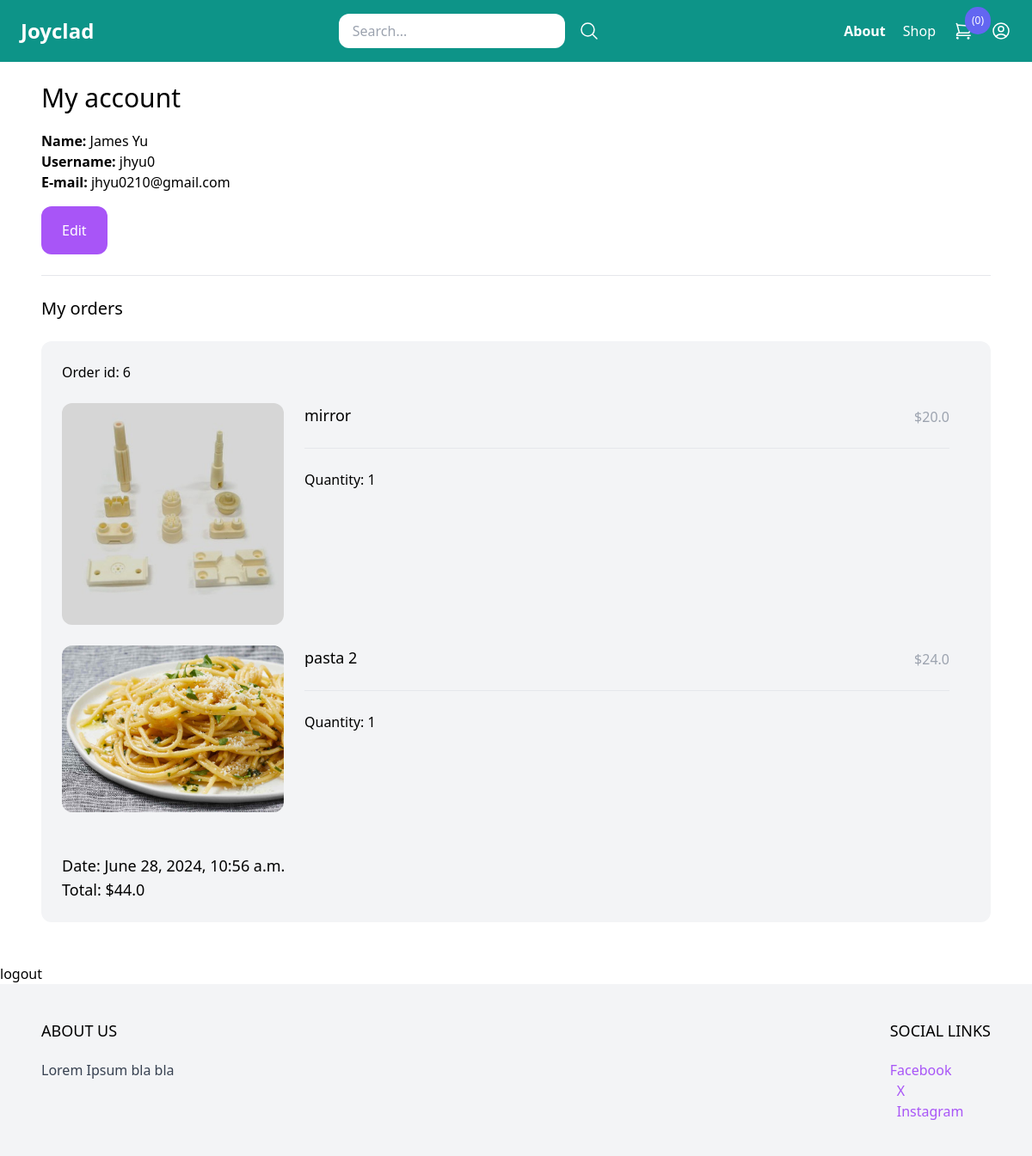
Page /myaccount/ (signed in) on the earlier database version.
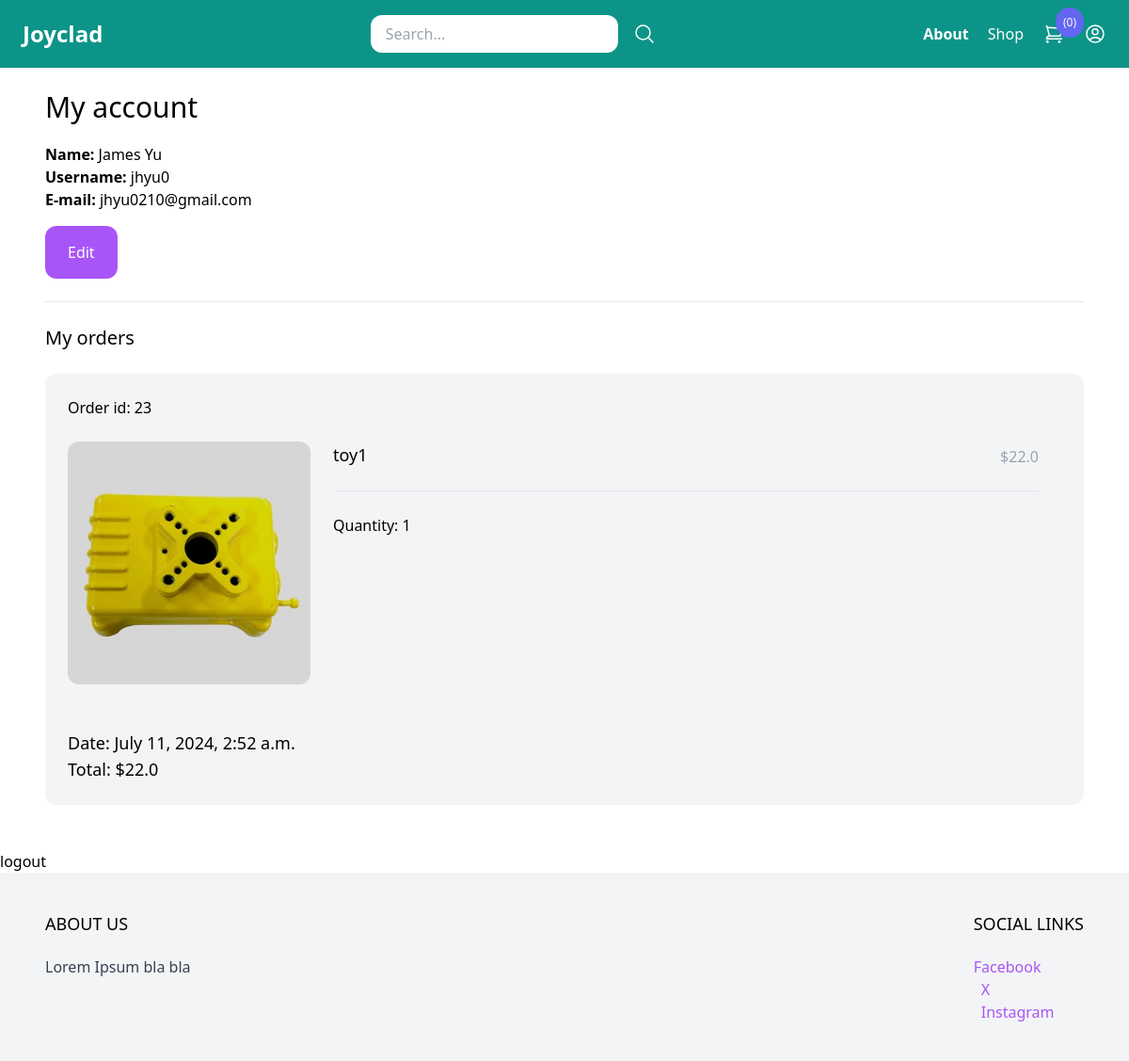
Same page on the later database version.
### store/models.py (models this page shows, shortened)
class Order(models.Model):
  first_name= models.CharField(max_length=255)
  last_name= models.CharField(max_length=255)
  address= models.CharField(max_length=255)
  zipcode= models.CharField(max_length=255)
  city= models.CharField(max_length=255)
  paid_amount = models.IntegerField(blank=True, null=True)
  is_paid = models.BooleanField(default=False)
  payment_intent = models.CharField(max_length=255)
  created_by= models.ForeignKey(User, related_name='orders', on_delete=models.SET_NULL,null=True)
  created_at= models.DateTimeField(auto_now_add=True)
  class Meta:
    ordering = ('-created_at',)
  def get_total_price(self):
    if self.paid_amount:
      return self.paid_amount / 100
    return 0

class OrderItem(models.Model):
  order = models.ForeignKey(Order, related_name='items', on_delete=models.CASCADE)
  product = models.ForeignKey(Product, related_name='items', on_delete=models.CASCADE)
  price = models.IntegerField()
  quantity = models.IntegerField(default=1)
  def get_total_price(self):
    return self.price / 100

class Product(models.Model):
  DRAFT = 'draft'
  WAITING_APPROVAL = 'waitingapproval'
  ACTIVE = 'active'
  DELETED = 'deleted'
  STATUS_CHOICES = (
    (DRAFT, 'Draft'),
    (WAITING_APPROVAL, 'Waiting Approval'),
    (ACTIVE, 'Active'),
    (DELETED, 'Deleted'),
  )
  user = models.ForeignKey(User,related_name='products',on_delete=models.CASCADE)
  category = models.ForeignKey(Category,related_name='products', on_delete=models.CASCADE)
  title = models.CharField(max_length=50)
  slug = models.SlugField(max_length=50)
  description = models.TextField(blank=True)
  price = models.IntegerField()
  image = models.ImageField(upload_to='upload/product_images/', blank=True,null=True)
  created_at = models.DateTimeField(auto_now_add=True)
  updated_at = models.DateTimeField(auto_now=True)
  status = models.CharField(max_length=50,choices=STATUS_CHOICES,default=ACTIVE)
  class Meta:
    ordering=('-created_at',) # must be a tuple

### userprofile/views.py (the view)
# urls.py: path('myaccount/', views.myaccount, name='myaccount'),
@login_required
def myaccount(request):
  return render(request, 'userprofile/myaccount.html')

### store/cart.py (called while the page is built)
  def __len__(self):
    return sum(item['quantity'] for item in self.cart.values())

### store/context_processors.py (called while the page is built)
def cart(request):
    return {'cart': Cart(request)}

### userprofile/templates/userprofile/myaccount.html (shortened to what this page needs)
{% extends 'core/base.html' %}
{% block content %}
<div class="max-w-6xl mx-auto p-6">
  <h1 class="mb-5 text-3xl">My account</h1>
  <div class="mb-6">
      <strong>Name: </strong>{{ request.user.get_full_name }}<br>
      <strong>Username: </strong>{{ request.user.username }}<br>
      <strong>E-mail: </strong>{{ request.user.email }}<br>
      <a href="#" class="inline-block mt-4 py-4 px-6 rounded-xl text-white bg-purple-500">Edit</a>
  </div>
  <hr>
  <h2 class="my-6 text-xl">My orders</h2>
  {% for order in request.user.orders.all %}
      <div class="w-full mb-6 p-6 flex flex-wrap bg-gray-100 rounded-xl">
          <div class="mb-6 flex justify-between">
              <a href="#">Order id: {{ order.id }}</a>
          </div>
          <div class="mb-6 w-full">
              {% for item in order.items.all %}
                  <div class="product mb-6 flex pr-6">
                      <a href="#" class="w-1/4">
                          <img class="hover:shadow-lg rounded-xl" src="{% if item.product.image %}{{ item.product.image.url }} {% endif %}"
                          alt={{item.product.title}}
                          >
                      </a>
                      <div class="w-3/4 pl-6">
                          <div class="flex justify-between">
                              <a href="#" class="text-lg">{{ item.product.title }}</a>
                              <p class="mb-6 pt-1 text-gray-400">${{ item.get_total_price }}</p>
                          </div>
                          <hr>
                          <div class="mt-6">
                              Quantity: {{ item.quantity }}
                          </div>
                      </div>
                  </div>
              {% endfor %}
          </div>
          <div>
              <p class="text-lg">Date: {{ order.created_at }}</p>
              <p class="text-lg">Total: ${{ order.get_total_price }}</p>
          </div>
      </div>
  {% endfor %}
</div>
<form method="post" action="{% url 'do-logout' %}">
  <button type="submit">logout</button>
</form>
{% endblock %}

### core/templates/core/base.html (shortened to what this page needs)
{% load menu %}
<!DOCTYPE html>
<html lang="en">
  <head>
    <script src="https://cdn.tailwindcss.com"></script>
  </head>
  <body>
    <nav
      class="bg-teal-600 py-4 px-6 mx-auto flex items-center justify-between">
      <div class="logo">
        <a
          href="{% url 'frontpage' %}"
          class="text-2xl font-semibold text-white"
          >Joyclad</a
        >
      </div>
      <div>
        <form action="/search/" method="get" class='flex items-center space-x-4'>
          <input type="search" name="query" placeholder="Search..." class="p-2 px-4 rounded-xl" />
          <button><svg xmlns="http://www.w3.org/2000/svg" fill="none" viewBox="0 0 24 24" stroke-width="1.5" stroke="currentColor" class="size-6 text-white">
            <path stroke-linecap="round" stroke-linejoin="round" d="m21 21-5.197-5.197m0 0A7.5 7.5 0 1 0 5.196 5.196a7.5 7.5 0 0 0 10.607 10.607Z" />
          </svg>
          </button>
        </form>
      </div>
      <div class="menu-right flex space-x-5 items-center">
        <a href="{% url 'aboutpage' %}" class="font-semibold text-white">About</a>
        <a href="{% url 'shop' %}" class="text-white hover:text-teal-200"
              >Shop</a
            >
        <div
          hx-get="{% url 'hx_menu_cart' %}"
          hx-trigger = 'update-menu-cart from:body'
          hx-swap="innerHTML"
          >
          {% include "store/partials/menu_cart.html" %}
        </div>
        {% if request.user.is_authenticated %}
          <a href="{% url 'myaccount' %}"
            ></a
          >
        {% endif %}
      </div>
    </nav>
    <main>
      {% block content%} {% endblock %}
    </main>
    <footer class='bg-gray-100 '>
      <div class="max-w-6xl mx-auto py-10 px-6 xl:px-0 md:flex justify-between">
        <div class="footer-left mb-12 md:mb-0">
          <h2 class="mb-5 uppercase text-lg">About Us</h2>
          <p class="text-gray-700">Lorem Ipsum bla bla</p>
        </div>
        <div class="footer-right">
          <h2 class="mb-5 uppercase text-lg">Social Links</h2>
          <ul class="space-x-2">
            <li><a href="#" class="text-purple-500 hover:text-purple-900">Facebook</a></li>
            <li><a href="#" class="text-purple-500 hover:text-purple-900">X</a></li>
            <li><a href="#" class="text-purple-500 hover:text-purple-900">Instagram</a></li>
          </ul>
        </div>
      </div>
    </footer>
  </body>
</html>

### store/templates/store/partials/menu_cart.html (shortened to what this page needs)
<a href="{% url 'cart_view' %}" class="relative text-white" id="menu-cart-button">
    <span class="p-2 absolute -top-4 -right-5 bg-indigo-500 text-white text-xs rounded-full">
        ({{ cart|length }})
    </span>
  </a>

Differences in the rows shown:
removed Order: id "6", created_at "June 28, 2024, 10:56 a.m.", get_total_price "44.0"
removed OrderItem: product.image (picture), product "mirror", get_total_price "20.0", quantity "1", shown under "6"
removed OrderItem: product.image (picture), product "pasta 2", get_total_price "24.0", quantity "1", shown under "6"
added Order: id "23", created_at "July 11, 2024, 2:52 a.m.", get_total_price "22.0"
added OrderItem: product.image (picture), product "toy1", get_total_price "22.0", quantity "1", shown under "23"
